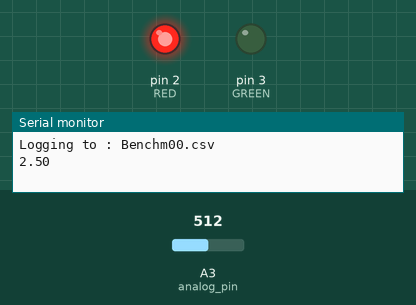
Bench run of a sketch on a simulated Arduino Uno, built with avr-gcc and run on an emulated ATmega328P. On the bench: output pins drawn as LEDs (lit = HIGH), the last lines printed to the serial monitor. Inputs (shaded band) come from the test bench; at power-on: A3 (analog_pin) = 512. Storage starts empty.

Above: at 11.4 s.
11.5 s: A3 (analog_pin) set to 594
18.6 s: A3 (analog_pin) set to 629
At 21.1 s:
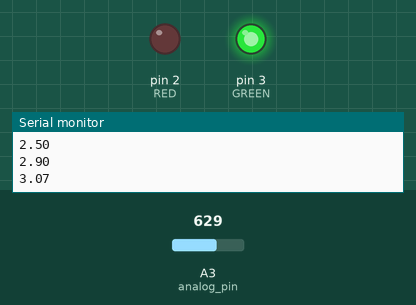
25.7 s: A3 (analog_pin) set to 511
At 31.1 s:
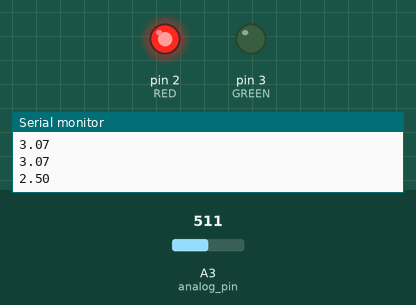
Timing chart, 0 to 32.6 s (numbered marks = the images above; inputs shaded):
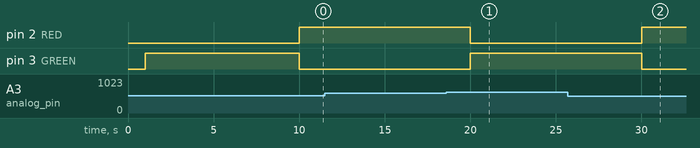

The sketch:

benchmark.ino
```cpp
// (licence header left out)
// Libraries
#include <SPI.h>
#include "SdFat.h"

// Variables
/* Minimal threshold voltage, in Volt, to turn on the red LED (not to start the record, see line 110 */
int min_threshold = 3;
/* Resistor value , ajust with your real value (multimeter) */
float real_value_resistor = 16.2;
/* Measure pin */
byte analog_pin = A3;
/* Values buffer */
char values[100];
/* SD chip select pin.  Be sure to disable any other SPI devices such as Enet. */
byte chipSelect = 4;
/* LEDs */
byte RED = 2;
byte GREEN = 3;
/* Raw value */
int raw = 0;
/* Log file base name.  Must be six characters or less.*/
#define FILE_BASE_NAME "Benchm"
/* Interval between data records in milliseconds.
  // The interval must be greater than the maximum SD write latency plus the
  // time to acquire and write data to the SD to avoid overrun errors.
  // Run a bench example frome the SdFat library to check the quality of your SD card.*/
const uint32_t SAMPLE_INTERVAL_MS = 5000;

// Other stuff
const uint8_t BASE_NAME_SIZE = sizeof(FILE_BASE_NAME) - 1;
char fileName[13] = FILE_BASE_NAME "00.csv";
/* Numeric value to volts */
#define ADC_TO_VOLTS(value) ((value / 1023.0) * 5.0)
/* SdFat definition */
SdFat sd;
SdFile file;
/* Time in micros for next data record. */
uint32_t logTime;
/* Error messages stored in flash. */
#define error(msg) sd.errorHalt(F(msg))

// Function to write data header
void writeHeader() {
  file.println(F("Time,Ubat,Ibat,Pbat"));
}

// Function to log the values.
void logData() {

  raw = analogRead(analog_pin);

  /* Voltage calculation */
  float Ubat = ADC_TO_VOLTS(raw);
  /* Intensity calculation through the resistor (mA), I = U / R */
  float Ibat = (Ubat * 1000) / real_value_resistor;
  /* Battery power calculation (mW), P = U * I */
  float Pbat = Ubat * Ibat;

  /* Start to log time*/
  file.print(logTime);

  /* Write ADC data to CSV record */
  file.write(',');
  file.print(Ubat);
  file.write(',');
  file.print(Ibat);
  file.write(',');
  file.println(Pbat);

  /* Print to serial for the real-time plotting */
  Serial.println(Ubat);

  /* Update LED statut */
  if (raw < min_threshold*204) {
    digitalWrite(RED, HIGH);
    digitalWrite(GREEN, LOW);
  }
  else {
    digitalWrite(RED, LOW);
    digitalWrite(GREEN, HIGH);
  }
}

void setup() {
  /* Pinmode for LEDs */
  pinMode(RED, OUTPUT);
  pinMode(GREEN, OUTPUT);

  /* Serial */
  Serial.begin(9600);

  delay(1000);

  /* Wait for a battery > 1 volt */
  while (analogRead(analog_pin) < 204) {
    digitalWrite(RED, HIGH);
  }

  /* When a battery is connected, GOOO ! */
  digitalWrite(RED, LOW);
  digitalWrite(GREEN, HIGH);

  /* Initialize at the highest speed supported by the board that is
     not over 50 MHz. Try a lower speed if SPI errors occur.*/
  if (!sd.begin(chipSelect, SD_SCK_MHZ(50))) {
    sd.initErrorHalt();
  }

  /* Find a name to create a new file */
  if (BASE_NAME_SIZE > 6) {
    error("FILE_BASE_NAME too long");
  }
  while (sd.exists(fileName)) {
    if (fileName[BASE_NAME_SIZE + 1] != '9') {
      fileName[BASE_NAME_SIZE + 1]++;
    } else if (fileName[BASE_NAME_SIZE] != '9') {
      fileName[BASE_NAME_SIZE + 1] = '0';
      fileName[BASE_NAME_SIZE]++;
    } else {
      error("Can't create file name");
    }
  }
  if (!file.open(fileName, O_CREAT | O_WRITE | O_EXCL)) {
    error("file.open");
  }

  Serial.print(F("Logging to : "));
  Serial.println(fileName);

  /* Write header to the file */
  writeHeader();

  /*  */
  logTime = micros() / (1000UL * SAMPLE_INTERVAL_MS) + 1;
  logTime *= 1000UL * SAMPLE_INTERVAL_MS;
}
//------------------------------------------------------------------------------
void loop() {

  /* Time for next record. */
  logTime += 1000UL * SAMPLE_INTERVAL_MS;

  /* Wait for log time. */
  int32_t diff;
  do {
    diff = micros() - logTime;
  } while (diff < 0);

  /* Check for data rate too high. */
  if (diff > 10) {
    error("Missed data record");
  }

  /* Execute the main function */
  logData();

  /* Force data to SD and update the directory entry to avoid data loss. */
  if (!file.sync() || file.getWriteError()) {
    error("write error");
  }
}
```

Measured:
- the behaviour switches between 611 and 612 on A3 (analog_pin) (found by bisection; images 0 and 1)
- after the input at 18.6 s, pin 2 (RED): HIGH → LOW after 1.4 s; pin 3 (GREEN): LOW → HIGH after 1.4 s
- after the input at 25.7 s, pin 2 (RED): LOW → HIGH after 4.3 s; pin 3 (GREEN): HIGH → LOW after 4.3 s
